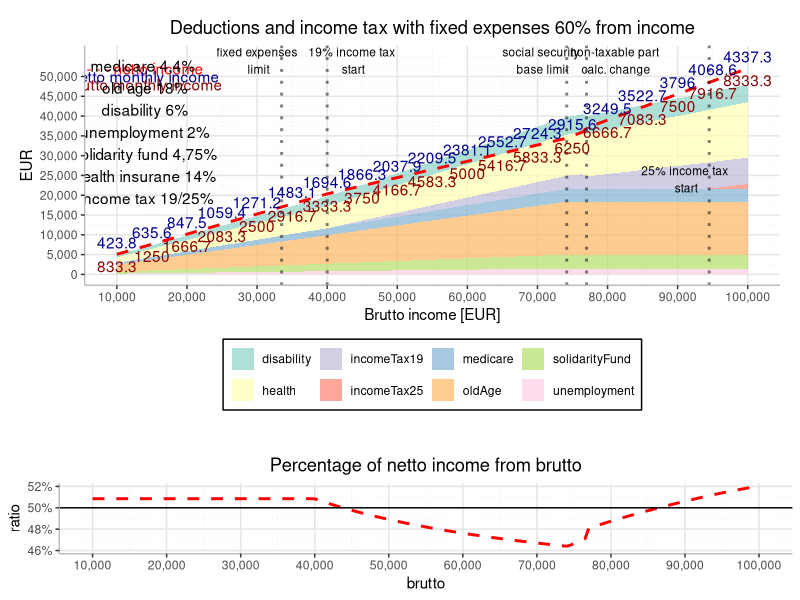

Reproduce this figure in R.

library(ggplot2)
library(tidyr)
library(dplyr)
library(RColorBrewer)
library(scales)
library(gridExtra)

calculate_netto <- function(income, term){
  
 income <-  income
 incomeMonthly <- income/12
 health_soc_base <- income
 soc_upper <- ifelse(health_soc_base/12 <= 6181, health_soc_base, 6181 * 12) # upper base limit
 term <- term
 
 medicare <- 0.044 * soc_upper
 oldAge <- 0.18 * soc_upper
 disability <- 0.06 * soc_upper
 unemployment <- 0.02 * soc_upper
 solidarityFund <- 0.0475 * soc_upper
 socAll <- medicare + oldAge + disability + unemployment + solidarityFund
 soc <- c(medicare, oldAge, disability, unemployment, solidarityFund)
 
 health <- 0.14 * health_soc_base
 
 fixedExpenses <- 0.6 * income
 fixedExpenses_cond <- fixedExpenses < 20000
 fixedExpenses <- ifelse(fixedExpenses_cond, fixedExpenses, 20000)
 
 taxBase1 <- income - fixedExpenses - sum(soc) - health
 taxBase1 <- ifelse(taxBase1 <= 0, 0, taxBase1)
 nonTaxable <- ifelse(taxBase1/term <= 1650.75, 316.94, 8755.578 - (taxBase1/4))
 nonTaxable <- ifelse(nonTaxable <= 0, 0, nonTaxable)
 taxBase <- taxBase1 - nonTaxable
 taxBase <- ifelse(taxBase <= 0, 0, taxBase)
 
 incomeTax19 <- ifelse(taxBase <= 35022.31, 0.19 * taxBase, 0.19 * 35022.31)
 incomeTax25 <- ifelse(taxBase > 35022.31, 0.25 * (taxBase - 35022.31), 0)

 netto <- income - sum(soc) - health - incomeTax19 - incomeTax25
 nettoMonthly <- netto/term
 
 result <- c(income, incomeMonthly, term, medicare, oldAge, disability, unemployment, solidarityFund, socAll, health,
                fixedExpenses, incomeTax19, incomeTax25, netto, nettoMonthly)
 
 
 
 return(result)
 
  
}

main <- function(){
  
 brutto <- seq(10000, 100000, 500)
 term <- 12
 toPlot <- sapply(brutto, calculate_netto, term = term)
 toPlot <- as.data.frame(t(toPlot))
 colnames(toPlot) <-c('brutto', 'bruttoMonthly', 'term', 'medicare', 'oldAge', 'disability', 
                      'unemployment', 'solidarityFund', 'socAll', 'health', 'fixedExpenses',
                      'incomeTax19', 'incomeTax25', 'netto', 'nettoMonthly')
 
 annotations <- toPlot[seq(1,181, 10), c('netto', 'nettoMonthly', 'brutto', 'bruttoMonthly')]

 incomeTax19_min <- min(toPlot[toPlot$incomeTax19 > 0, ,]$brutto)
 incomeTax25_min <- min(toPlot[toPlot$incomeTax25 > 0, ,]$brutto)
 fixedExpenses_upperLimit <- min(toPlot[toPlot$fixedExpenses == 20000,]$brutto)

 socBase_upperLimit <- 6181 * 12
 nonTaxable_change <- 77000
 
 v_lines <- c(incomeTax19_min, incomeTax25_min, fixedExpenses_upperLimit, socBase_upperLimit, nonTaxable_change)

 toPlot1 <- gather(toPlot, deduction, value, c(-brutto, -netto))

 finalPlot1 <- ggplot() + 
   geom_area(aes(fill = deduction, x = brutto, y = value), 
             data = toPlot1[!(toPlot1$deduction %in% c('taxBase', 'taxBase1', 'term', 'nettoMonthly', 'fixedExpenses', 'bruttoMonthly', 'socAll')),], 
             position = 'stack', 
             alpha = 0.7) + 
   geom_line(aes(x = brutto, y = netto), 
             data = toPlot1, 
             color = 'red', 
             linetype = 2, 
             size = 1) +
   geom_vline(xintercept = v_lines, linetype = 'dotted', size = 1, alpha = 0.5) +
   theme(panel.background = element_rect(fill =NA),
         panel.grid.major = element_line(colour = '#e5e5e5'),
         axis.line = element_line(colour = '#BDBDBD'), 
         legend.background = element_rect(colour = "black"), 
         panel.grid.minor = element_line(linetype = 'dotted', colour = '#e5e5e5'), 
         legend.position = 'bottom', 
         legend.title = element_blank(),
         plot.title = element_text(hjust = 0.5),
         plot.margin = unit(c(1,1,2,1), 'lines')) + 
   ggtitle('Deductions and income tax with fixed expenses 60% from income') + 
   ylab('EUR') + 
   xlab('Brutto income [EUR]') + 
   scale_fill_brewer(palette = 'Set3') + 
   scale_y_continuous(breaks = seq(0, 50000, 5000), labels = comma) + 
   scale_x_continuous(breaks = seq(0, 100000, 10000), labels = comma) +
   annotate('text', x = annotations$brutto, 
            y = annotations$netto + 3000, 
            label = round(annotations$nettoMonthly, 1), 
            colour = 'darkblue')  +
   annotate('text', x = annotations$brutto, 
            y = annotations$netto - 3000, 
            label = round(annotations$bruttoMonthly, 1), 
            colour = 'darkred') +
   annotate('text', x = 14000, y = 52000, label = '- - - netto income', colour = 'red') +
   annotate('text', x = 14000, y = 50000, label = 'netto monthly income', colour = 'darkblue') +
   annotate('text', x = 14000, y = 48000, label = 'brutto monthly income', colour = 'darkred') +
   annotate('text', x = 14000, y = 36000, label = 'medicare 4,4% \n old age 18% \n disability 6% \n unemployment 2% \n solidarity fund 4,75% \n health insurane 14% \n income tax 19/25%') +
   annotate('text', x = 30000, y = 54000, label = 'fixed expenses\n limit', size = 3) +
   annotate('text', x = 43500, y = 54000, label = '19% income tax\n start', size = 3) +
   annotate('text', x = 70500, y = 54000, label = 'social security\n base limit', size = 3) +
   annotate('text', x = 81000, y = 54000, label = 'non-taxable part\n calc. change', size = 3) +
   annotate('text', x = 91000, y = 24000, label = '25% income tax\n start', size = 3) 
 
 toPlot2 <- toPlot %>%
   mutate(ratio = netto/brutto)
 
 finalPlot2 <- ggplot(aes(x = brutto, y = ratio), data = toPlot2) +
   geom_line(color = 'red', linetype = 2, size = 1)+
   theme(panel.background = element_rect(fill =NA),
         panel.grid.major = element_line(colour = '#e5e5e5'),
         axis.line = element_line(colour = '#BDBDBD'), 
         legend.background = element_rect(colour = "black"), 
         panel.grid.minor = element_line(linetype = 'dotted', colour = '#e5e5e5'), 
         legend.position = 'bottom', 
         legend.title = element_blank(),
         plot.title = element_text(hjust = 0.5)) +
   ggtitle('Percentage of netto income from brutto') +
   geom_hline(yintercept = 0.5) + 
   scale_x_continuous(breaks = seq(0, 100000, 10000), labels = comma) + 
   scale_y_continuous(limits = c(0.46, 0.52), labels = percent)
 
 plots <- grid.arrange(finalPlot1, finalPlot2, nrow = 4, ncol = 1,
                       layout_matrix = matrix(c(1, 1, 1, 2)))
 
 print(plots)

return(toPlot)
  
}

main()